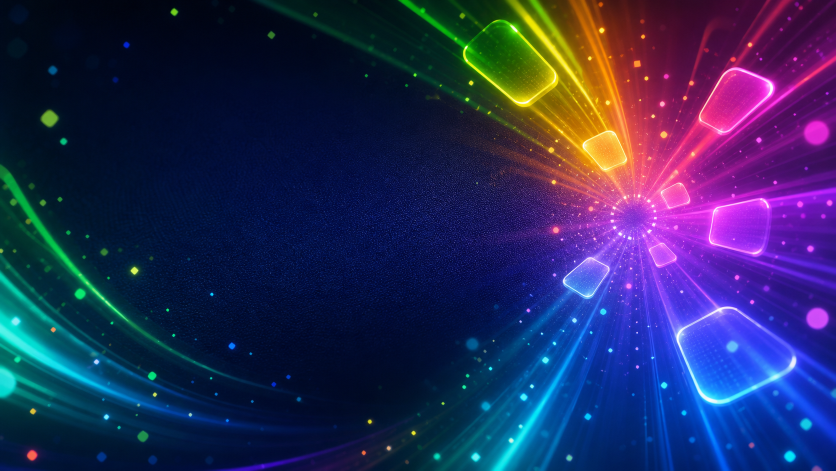
#> input picture release/app-store/1.0/source/imagegen/midnight-neon-original.png, 1672 x 941 px (shown at 1/2 size)
$ python render_app_store_launch_kit.py
#> lines starting #> are read from the running program, lines starting #| are printed output that depends on the picture
#!/usr/bin/env python3
"""Render deterministic PimPoPom App Store and campaign artwork.

Generated backgrounds are used only as ambient campaign art. Every app screen,
icon, caption, and claim is composed from repository-controlled sources.
"""

from __future__ import annotations

import json
import math
from pathlib import Path

from PIL import Image, ImageDraw, ImageFilter, ImageFont


ROOT = Path(__file__).resolve().parents[1]
KIT = ROOT / "release" / "app-store" / "1.0"
SOURCE = KIT / "source"
SCREENSHOT_OUT = KIT / "screenshots" / "6.9-inch"
BANNER_OUT = KIT / "banners"
REVIEW_OUT = KIT / "review"

SCREEN_SIZE = (1260, 2736)  # Accepted 6.9-inch portrait size.
MIDNIGHT = SOURCE / "imagegen" / "midnight-neon-original.png"
CRYSTAL = SOURCE / "imagegen" / "light-crystal-original.png"
ICON = SOURCE / "app-icon.png"
JERSEY = ROOT / "App" / "Resources" / "Fonts" / "jersey-10-regular.ttf"
SF_ROUNDED = Path("/System/Library/Fonts/SFNSRounded.ttf")
ROUNDED_BOLD = Path("/System/Library/Fonts/Supplemental/Arial Rounded Bold.ttf")

SCENES = [
    {
        "file": "01-menu.png",
        "output": "01-tiny-taps-giant-scores.png",
        "title": "Tiny taps. Giant scores.",
        "subtitle": "A colorful reflex game made for quick runs.",
        "tag": "ARCADE + ZEN",
        "accent": (64, 231, 207),
    },
    {
        "file": "02-arcade-feedback.png",
        "output": "02-every-millisecond-matters.png",
        "title": "Every millisecond matters.",
        "subtitle": "Tap fast, dodge decoys, and build your Speed Bar.",
        "tag": "REACTION + RHYTHM",
        "accent": (255, 211, 74),
    },
    {
        "file": "03-zen.png",
        "output": "03-find-your-flow.png",
        "title": "Find your flow in Zen.",
        "subtitle": "Endless practice with no lives, deadlines, or rankings.",
        "tag": "ENDLESS PRACTICE",
        "accent": (126, 218, 105),
    },
    {
        "file": "04-theme-shop.png",
        "output": "04-switch-up-your-style.png",
        "title": "Switch up your style.",
        "subtitle": "Choose the look that makes every tap feel yours.",
        "tag": "4 DISTINCT THEMES",
        "accent": (117, 216, 255),
    },
    {
        "file": "05-leaderboard.png",
        "output": "05-chase-the-leaderboard.png",
        "title": "Chase the Arcade leaderboard.",
        "subtitle": "Compare scores, reaction times, and accuracy.",
        "tag": "ARCADE RANKINGS",
        "accent": (255, 217, 67),
    },
    {
        "file": "06-profile.png",
        "output": "06-your-game-in-one-place.png",
        "title": "Your game, all in one place.",
        "subtitle": "Keep your best, achievements, cosmetics, and settings together.",
        "tag": "OPTIONAL SIGN-IN",
        "accent": (255, 111, 179),
    },
]


def font(path: Path, size: int) -> ImageFont.FreeTypeFont:
    return ImageFont.truetype(str(path), size=size)


# [4 lines left out: function rounded_mask, not called in this run]


def cover(image: Image.Image, size: tuple[int, int], focus_x: float = 0.5, focus_y: float = 0.5) -> Image.Image:
    source_ratio = image.width / image.height
    target_ratio = size[0] / size[1]
    if source_ratio > target_ratio:
        crop_width = int(image.height * target_ratio)
        left = int((image.width - crop_width) * focus_x)
        box = (left, 0, left + crop_width, image.height)
    else:
        crop_height = int(image.width / target_ratio)
        top = int((image.height - crop_height) * focus_y)
        box = (0, top, image.width, top + crop_height)
    return image.crop(box).resize(size, Image.Resampling.LANCZOS)


def vertical_gradient(size: tuple[int, int], top: tuple[int, int, int], bottom: tuple[int, int, int]) -> Image.Image:
    image = Image.new("RGB", size)
    draw = ImageDraw.Draw(image)
    for y in range(size[1]):
        t = y / max(1, size[1] - 1)
        color = tuple(round(top[i] * (1 - t) + bottom[i] * t) for i in range(3))
        draw.line((0, y, size[0], y), fill=color)
    return image


def add_glow(canvas: Image.Image, center: tuple[int, int], radius: int, color: tuple[int, int, int], opacity: int) -> None:
    glow = Image.new("RGBA", canvas.size, (0, 0, 0, 0))
    draw = ImageDraw.Draw(glow)
    x, y = center
    draw.ellipse((x - radius // 3, y - radius // 3, x + radius // 3, y + radius // 3), fill=(*color, opacity))
    glow = glow.filter(ImageFilter.GaussianBlur(radius // 2))
    canvas.alpha_composite(glow)


# [62 lines left out: functions wrap_text, draw_wrapped, paste_rounded, alpha_composite_masked, draw_shadowed_panel, not called in this run]


def render_store_screenshot(scene: dict[str, object]) -> Path:
    width, height = SCREEN_SIZE
    canvas = vertical_gradient(SCREEN_SIZE, (10, 15, 45), (4, 7, 20)).convert("RGBA")
    midnight = Image.open(MIDNIGHT).convert("RGBA")
    header = cover(midnight, (width, 690), focus_x=0.38)
    header.putalpha(header.getchannel("A").point(lambda value: int(value * 0.78)))
    canvas.alpha_composite(header, (0, 0))

    accent = scene["accent"]
    assert isinstance(accent, tuple)
    add_glow(canvas, (110, 660), 620, accent, 120)
    add_glow(canvas, (1160, 2210), 700, (88, 67, 255), 105)

    draw = ImageDraw.Draw(canvas)
    icon = Image.open(ICON).convert("RGBA").resize((104, 104), Image.Resampling.LANCZOS)
    icon_mask = rounded_mask(icon.size, 24)
    alpha_composite_masked(canvas, icon, (74, 68), icon_mask)
    draw.text((202, 83), "PimPoPom", font=font(SF_ROUNDED, 54), fill=(245, 249, 255), stroke_width=1)

    title_face = font(ROUNDED_BOLD, 82)
    subtitle_face = font(SF_ROUNDED, 36)
    title_bottom = draw_wrapped(draw, str(scene["title"]), (74, 208), title_face, (255, 255, 255), 1110, 2)
    draw_wrapped(draw, str(scene["subtitle"]), (78, title_bottom + 20), subtitle_face, (199, 211, 239), 1080, 10)

    frame_box = (140, 660, 1120, 2404)
    draw_shadowed_panel(canvas, frame_box, 74, (11, 14, 35, 245), (*accent, 210))
    source = Image.open(SOURCE / "screenshots" / str(scene["file"])).convert("RGB")
    screen_box = (158, 678, 1102, 2386)
    paste_rounded(canvas, source, screen_box, 58)

    pill_text = str(scene["tag"])
    pill_face = font(JERSEY, 44)
    pill_bbox = draw.textbbox((0, 0), pill_text, font=pill_face)
    pill_width = pill_bbox[2] - pill_bbox[0] + 76
    pill_box = (630 - pill_width // 2, 2500, 630 + pill_width // 2, 2592)
    draw.rounded_rectangle(pill_box, 46, fill=(*accent, 38), outline=(*accent, 210), width=3)
    text_width = pill_bbox[2] - pill_bbox[0]
    draw.text((630 - text_width // 2, 2514), pill_text, font=pill_face, fill=(244, 249, 255))
    draw.text((630, 2672), "PimPoPom", anchor="mm", font=font(SF_ROUNDED, 29), fill=(142, 158, 197))

    output = SCREENSHOT_OUT / str(scene["output"])
    output.parent.mkdir(parents=True, exist_ok=True)
    canvas.convert("RGB").save(output, "PNG", optimize=True)
    return output


# [144 lines left out: functions render_banner, render_contact_sheet, render_banner_contact_sheet, write_manifest, not called in this run]


def main() -> None:
    for directory in (SCREENSHOT_OUT, BANNER_OUT, REVIEW_OUT):
        directory.mkdir(parents=True, exist_ok=True)
    screenshots = [render_store_screenshot(scene) for scene in SCENES]
#> in vertical_gradient, `image = Image.new("RGB", size)`: image: PIL image 1260x2736 RGB; every value is 0
#> in render_store_screenshot, `canvas = vertical_gradient(SCREEN_SIZE, (10, 15, 45), (4, 7, 20)).conv..`:
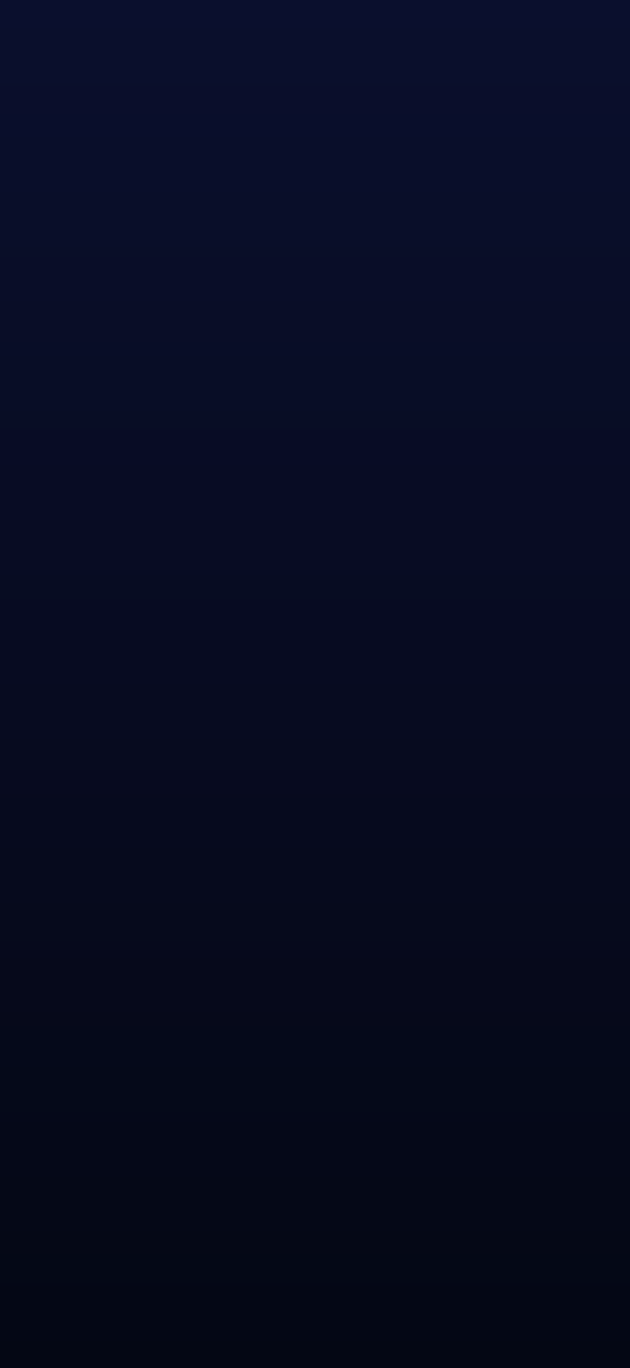
#> canvas: PIL image 1260x2736 RGBA (shown at 1/2 size); mean R, G, B, A 7, 11, 32.5, 255
#> in cover, `return image.crop(box).resize(size, Image.Resampling.LANCZOS)`:
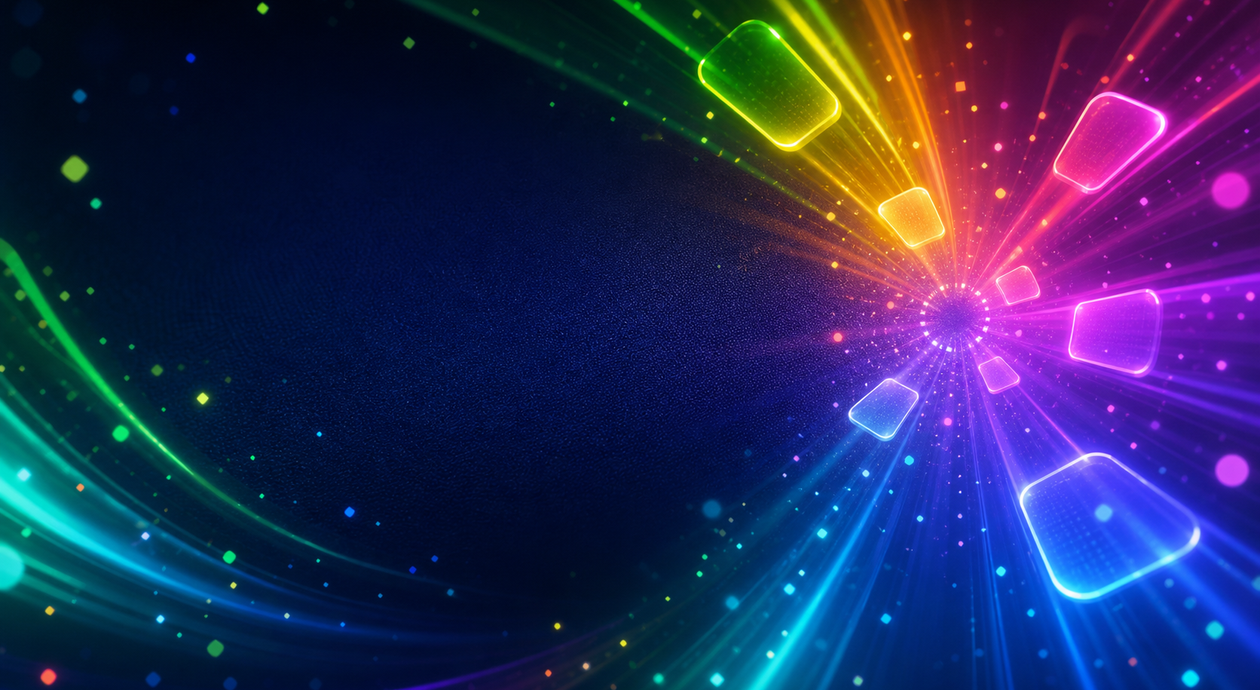
#> returned value: PIL image 1260x690 RGBA; mean R, G, B, A 39.7, 41.8, 90, 255
#> in render_store_screenshot, `header.putalpha(header.getchannel("A").point(lambda value: int(value *..`:
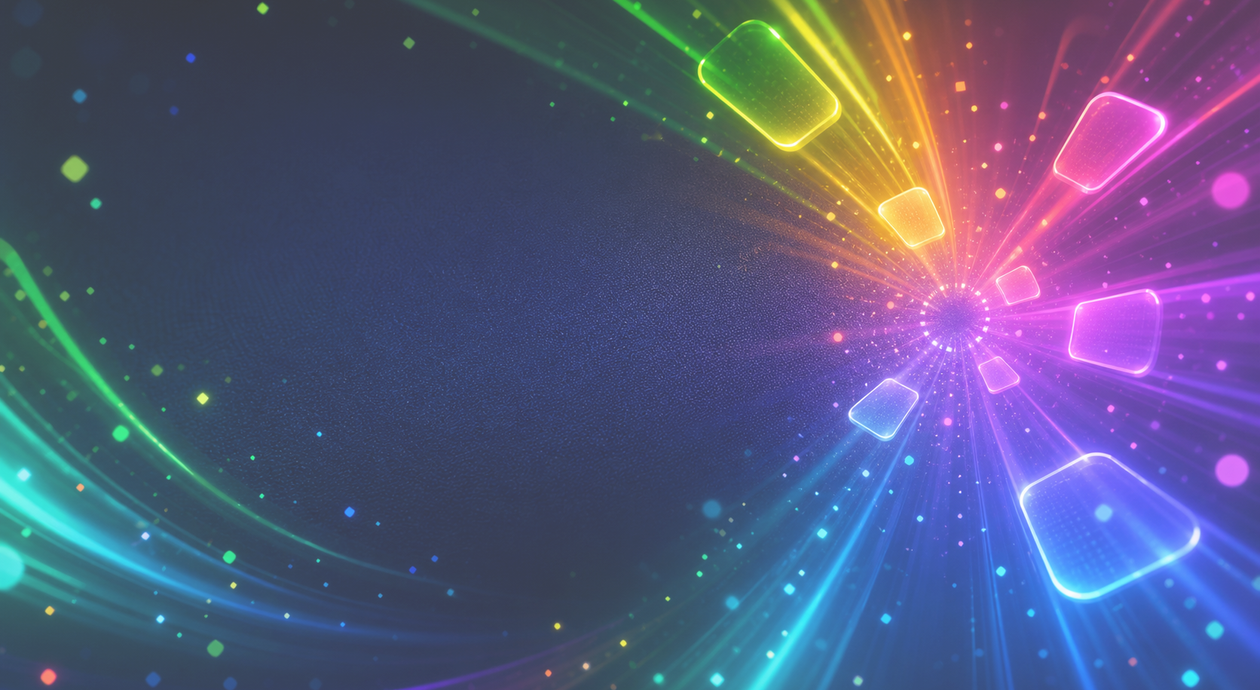
#> header: PIL image 1260x690 RGBA; mean R, G, B, A 39.7, 41.8, 90, 198; transparent parts drawn white
#> in render_store_screenshot, `canvas.alpha_composite(header, (0, 0))`:
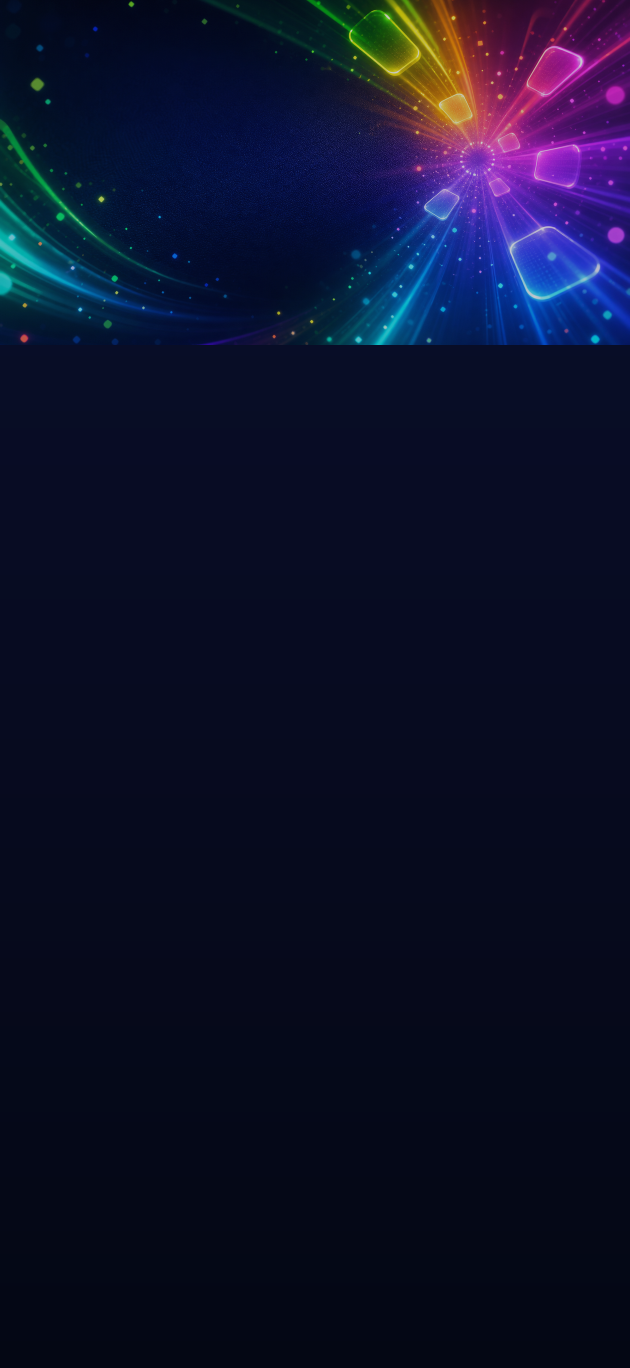
#> canvas: PIL image 1260x2736 RGBA (shown at 1/2 size); mean R, G, B, A 12.9, 16.4, 41.9, 255
#> in add_glow, `glow = Image.new("RGBA", canvas.size, (0, 0, 0, 0))`: glow: PIL image 1260x2736 RGBA; every value is 0
#> call 2 of add_glow, with center = (1160, 2210), radius = 700, color = (88, 67, 255), opacity = 105
#> in add_glow (call 2), `glow = glow.filter(ImageFilter.GaussianBlur(radius // 2))`:
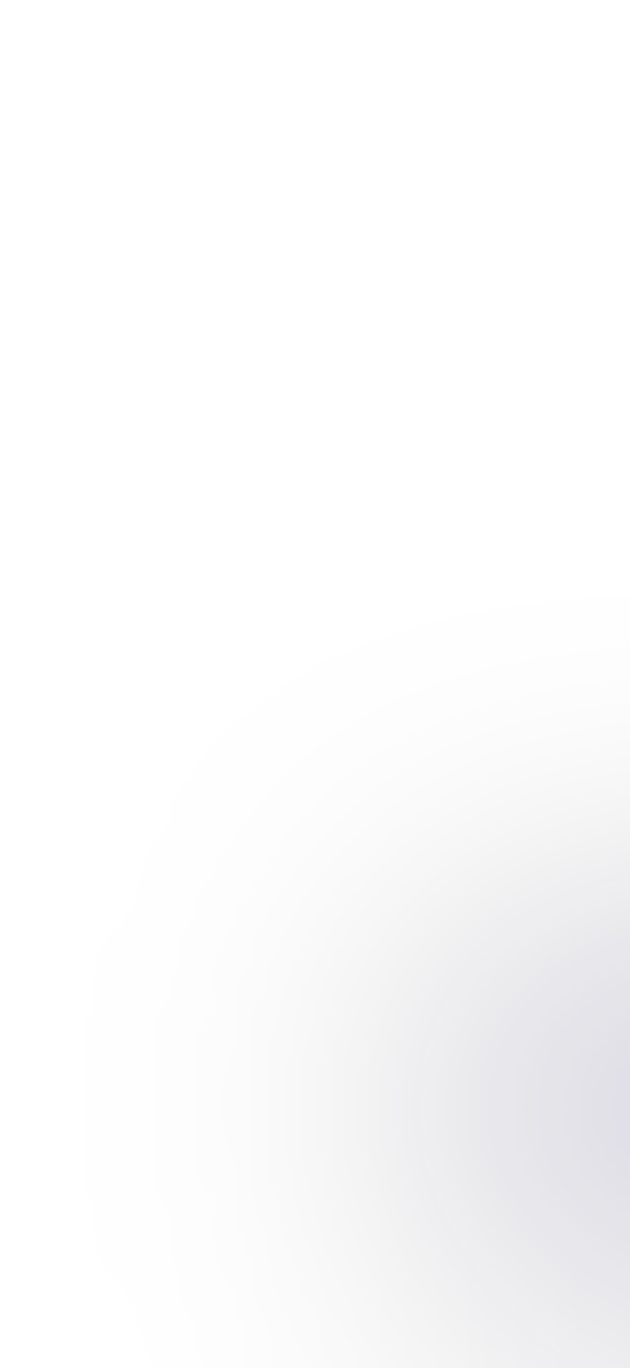
#> glow: PIL image 1260x2736 RGBA (shown at 1/2 size); mean R, G, B, A 3.4, 2.5, 9.8, 4; transparent parts drawn white
    banners = [
        render_banner(BANNER_OUT / "pimpopom-hero-dark-1920x1080.png", (1920, 1080), MIDNIGHT, light=False),
        render_banner(BANNER_OUT / "pimpopom-hero-light-1920x1080.png", (1920, 1080), CRYSTAL, light=True),
        render_banner(BANNER_OUT / "pimpopom-social-dark-1200x628.png", (1200, 628), MIDNIGHT, light=False),
        render_banner(BANNER_OUT / "pimpopom-website-dark-2400x1000.png", (2400, 1000), MIDNIGHT, light=False),
    ]
    contact_sheet = render_contact_sheet(screenshots)
    banner_contact_sheet = render_banner_contact_sheet(banners)
    write_manifest(screenshots, banners, contact_sheet, banner_contact_sheet)
    print(
        f"Rendered {len(screenshots)} screenshots, {len(banners)} banners, "
        f"and 2 review sheets"
    )


if __name__ == "__main__":
#> (the run stopped early here; a loop or call above may not have finished)
